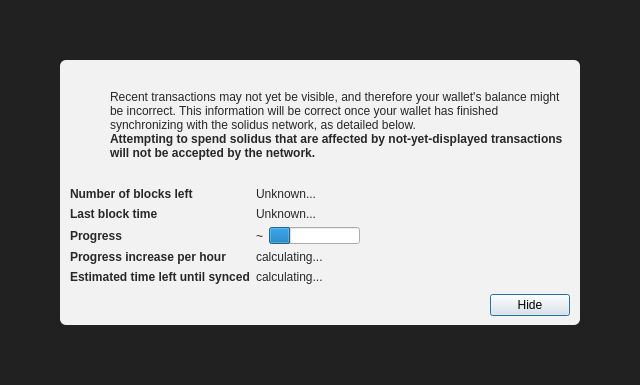
<?xml version="1.0" encoding="UTF-8"?>
<ui version="4.0">
 <class>ModalOverlay</class>
 <widget class="ModalOverlay" name="ModalOverlay">
  <property name="geometry">
   <rect>
    <x>0</x>
    <y>0</y>
    <width>640</width>
    <height>385</height>
   </rect>
  </property>
  <property name="windowTitle">
   <string>Form</string>
  </property>
  <layout class="QVBoxLayout" name="verticalLayout" stretch="0">
   <property name="sizeConstraint">
    <enum>QLayout::SetDefaultConstraint</enum>
   </property>
   <property name="leftMargin">
    <number>0</number>
   </property>
   <property name="topMargin">
    <number>0</number>
   </property>
   <property name="rightMargin">
    <number>0</number>
   </property>
   <property name="bottomMargin">
    <number>0</number>
   </property>
   <item>
    <widget class="QWidget" name="bgWidget" native="true">
     <property name="styleSheet">
      <string notr="true">#bgWidget { background: rgba(0,0,0,220); }</string>
     </property>
     <layout class="QVBoxLayout" name="verticalLayoutMain" stretch="1">
      <property name="leftMargin">
       <number>60</number>
      </property>
      <property name="topMargin">
       <number>60</number>
      </property>
      <property name="rightMargin">
       <number>60</number>
      </property>
      <property name="bottomMargin">
       <number>60</number>
      </property>
      <item>
       <widget class="QWidget" name="contentWidget" native="true">
        <property name="styleSheet">
         <string notr="true">#contentWidget { background: rgba(255,255,255,240); border-radius: 6px; }

QLabel { color: rgb(40,40,40);  }</string>
        </property>
        <layout class="QVBoxLayout" name="verticalLayoutSub" stretch="1,0,0,0">
         <property name="spacing">
          <number>0</number>
         </property>
         <property name="leftMargin">
          <number>10</number>
         </property>
         <property name="topMargin">
          <number>10</number>
         </property>
         <property name="rightMargin">
          <number>10</number>
         </property>
         <property name="bottomMargin">
          <number>10</number>
         </property>
         <item>
          <layout class="QHBoxLayout" name="horizontalLayoutIconText" stretch="0,1">
           <property name="topMargin">
            <number>20</number>
           </property>
           <item>
            <layout class="QVBoxLayout" name="verticalLayoutIcon">
             <property name="leftMargin">
              <number>0</number>
             </property>
             <item>
              <widget class="QPushButton" name="warningIcon">
               <property name="enabled">
                <bool>false</bool>
               </property>
               <property name="text">
                <string/>
               </property>
               <property name="icon">
                <iconset>
                 <normaloff>:/icons/warning</normaloff>
                 <disabledoff>:/icons/warning</disabledoff>:/icons/warning</iconset>
               </property>
               <property name="iconSize">
                <size>
                 <width>48</width>
                 <height>48</height>
                </size>
               </property>
               <property name="flat">
                <bool>true</bool>
               </property>
              </widget>
             </item>
             <item>
              <spacer name="verticalSpacerWarningIcon">
               <property name="orientation">
                <enum>Qt::Vertical</enum>
               </property>
               <property name="sizeHint" stdset="0">
                <size>
                 <width>20</width>
                 <height>40</height>
                </size>
               </property>
              </spacer>
             </item>
            </layout>
           </item>
           <item>
            <layout class="QVBoxLayout" name="verticalLayoutInfoText">
             <property name="leftMargin">
              <number>0</number>
             </property>
             <property name="topMargin">
              <number>0</number>
             </property>
             <item>
              <widget class="QLabel" name="infoText">
               <property name="text">
                <string>Recent transactions may not yet be visible, and therefore your wallet's balance might be incorrect. This information will be correct once your wallet has finished synchronizing with the solidus network, as detailed below.</string>
               </property>
               <property name="textFormat">
                <enum>Qt::RichText</enum>
               </property>
               <property name="wordWrap">
                <bool>true</bool>
               </property>
              </widget>
             </item>
             <item>
              <widget class="QLabel" name="infoTextStrong">
               <property name="font">
                <font>
                 <weight>75</weight>
                 <bold>true</bold>
                </font>
               </property>
               <property name="text">
                <string>Attempting to spend solidus that are affected by not-yet-displayed transactions will not be accepted by the network.</string>
               </property>
               <property name="textFormat">
                <enum>Qt::RichText</enum>
               </property>
               <property name="wordWrap">
                <bool>true</bool>
               </property>
              </widget>
             </item>
             <item>
              <spacer name="verticalSpacerInTextSpace">
               <property name="orientation">
                <enum>Qt::Vertical</enum>
               </property>
               <property name="sizeHint" stdset="0">
                <size>
                 <width>20</width>
                 <height>40</height>
                </size>
               </property>
              </spacer>
             </item>
            </layout>
           </item>
          </layout>
         </item>
         <item>
          <spacer name="verticalSpacerAfterText">
           <property name="orientation">
            <enum>Qt::Vertical</enum>
           </property>
           <property name="sizeHint" stdset="0">
            <size>
             <width>20</width>
             <height>40</height>
            </size>
           </property>
          </spacer>
         </item>
         <item>
          <layout class="QFormLayout" name="formLayout">
           <property name="fieldGrowthPolicy">
            <enum>QFormLayout::FieldsStayAtSizeHint</enum>
           </property>
           <property name="horizontalSpacing">
            <number>6</number>
           </property>
           <property name="verticalSpacing">
            <number>6</number>
           </property>
           <property name="topMargin">
            <number>10</number>
           </property>
           <item row="0" column="0">
            <widget class="QLabel" name="labelNumberOfBlocksLeft">
             <property name="font">
              <font>
               <weight>75</weight>
               <bold>true</bold>
              </font>
             </property>
             <property name="text">
              <string>Number of blocks left</string>
             </property>
            </widget>
           </item>
           <item row="0" column="1">
            <widget class="QLabel" name="numberOfBlocksLeft">
             <property name="text">
              <string>Unknown...</string>
             </property>
            </widget>
           </item>
           <item row="1" column="0">
            <widget class="QLabel" name="labelLastBlockTime">
             <property name="font">
              <font>
               <weight>75</weight>
               <bold>true</bold>
              </font>
             </property>
             <property name="text">
              <string>Last block time</string>
             </property>
            </widget>
           </item>
           <item row="1" column="1">
            <widget class="QLabel" name="newestBlockDate">
             <property name="sizePolicy">
              <sizepolicy hsizetype="Maximum" vsizetype="Preferred">
               <horstretch>0</horstretch>
               <verstretch>0</verstretch>
              </sizepolicy>
             </property>
             <property name="text">
              <string>Unknown...</string>
             </property>
            </widget>
           </item>
           <item row="2" column="0">
            <widget class="QLabel" name="labelSyncDone">
             <property name="font">
              <font>
               <weight>75</weight>
               <bold>true</bold>
              </font>
             </property>
             <property name="text">
              <string>Progress</string>
             </property>
            </widget>
           </item>
           <item row="2" column="1">
            <layout class="QHBoxLayout" name="horizontalLayoutSync" stretch="0,1">
             <item>
              <widget class="QLabel" name="percentageProgress">
               <property name="text">
                <string notr="true">~</string>
               </property>
              </widget>
             </item>
             <item>
              <widget class="QProgressBar" name="progressBar">
               <property name="value">
                <number>24</number>
               </property>
               <property name="format">
                <string/>
               </property>
              </widget>
             </item>
            </layout>
           </item>
           <item row="4" column="0">
            <widget class="QLabel" name="labelProgressIncrease">
             <property name="font">
              <font>
               <weight>75</weight>
               <bold>true</bold>
              </font>
             </property>
             <property name="text">
              <string>Progress increase per hour</string>
             </property>
            </widget>
           </item>
           <item row="4" column="1">
            <widget class="QLabel" name="progressIncreasePerH">
             <property name="text">
              <string>calculating...</string>
             </property>
            </widget>
           </item>
           <item row="5" column="0">
            <widget class="QLabel" name="labelEstimatedTimeLeft">
             <property name="font">
              <font>
               <weight>75</weight>
               <bold>true</bold>
              </font>
             </property>
             <property name="text">
              <string>Estimated time left until synced</string>
             </property>
            </widget>
           </item>
           <item row="5" column="1">
            <widget class="QLabel" name="expectedTimeLeft">
             <property name="text">
              <string>calculating...</string>
             </property>
            </widget>
           </item>
          </layout>
         </item>
         <item>
          <layout class="QHBoxLayout" name="horizontalLayoutButtons">
           <property name="leftMargin">
            <number>10</number>
           </property>
           <property name="topMargin">
            <number>10</number>
           </property>
           <item>
            <spacer name="horizontalSpacer">
             <property name="orientation">
              <enum>Qt::Horizontal</enum>
             </property>
             <property name="sizeHint" stdset="0">
              <size>
               <width>40</width>
               <height>20</height>
              </size>
             </property>
            </spacer>
           </item>
           <item>
            <widget class="QPushButton" name="closeButton">
             <property name="text">
              <string>Hide</string>
             </property>
             <property name="focusPolicy">
              <enum>Qt::StrongFocus</enum>
             </property>
             <property name="default">
              <bool>true</bool>
             </property>
            </widget>
           </item>
          </layout>
         </item>
        </layout>
       </widget>
      </item>
     </layout>
    </widget>
   </item>
  </layout>
 </widget>
 <customwidgets>
  <customwidget>
   <class>ModalOverlay</class>
   <extends>QWidget</extends>
   <header>qt/modaloverlay.h</header>
   <container>1</container>
  </customwidget>
 </customwidgets>
 <resources/>
 <connections/>
</ui>
